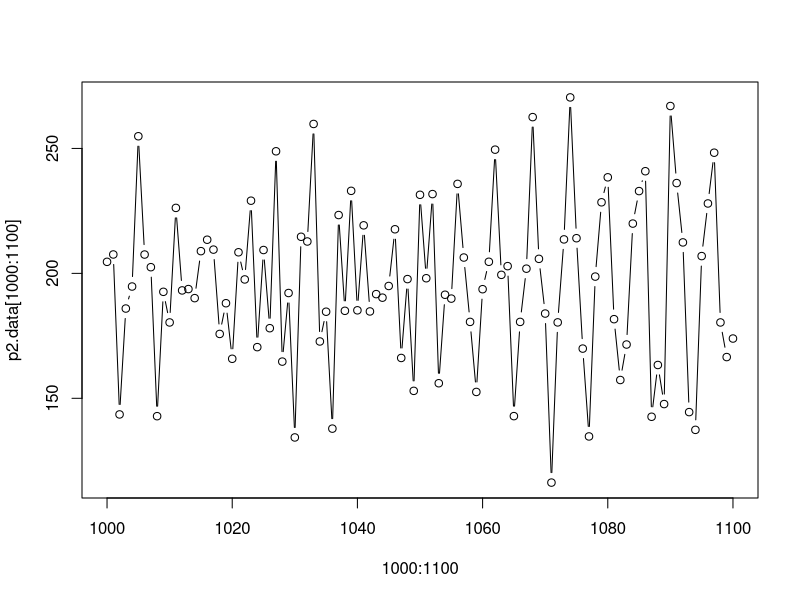
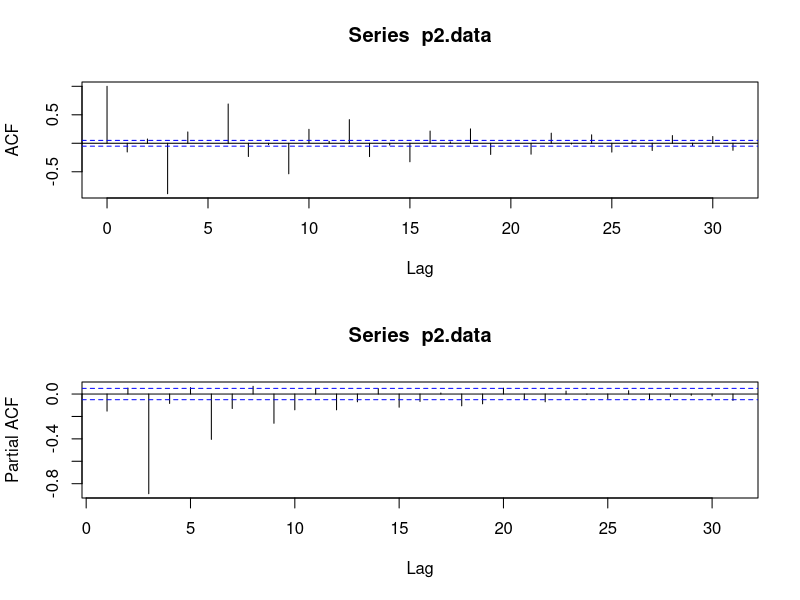
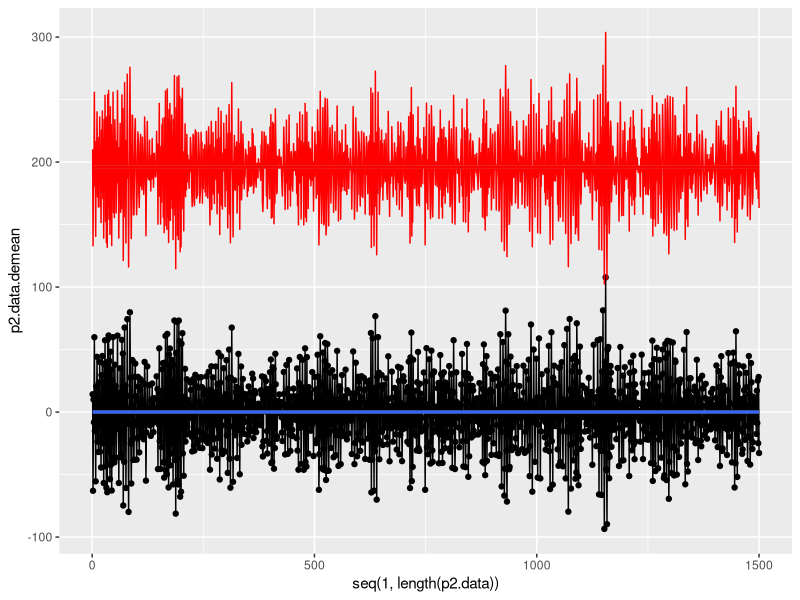
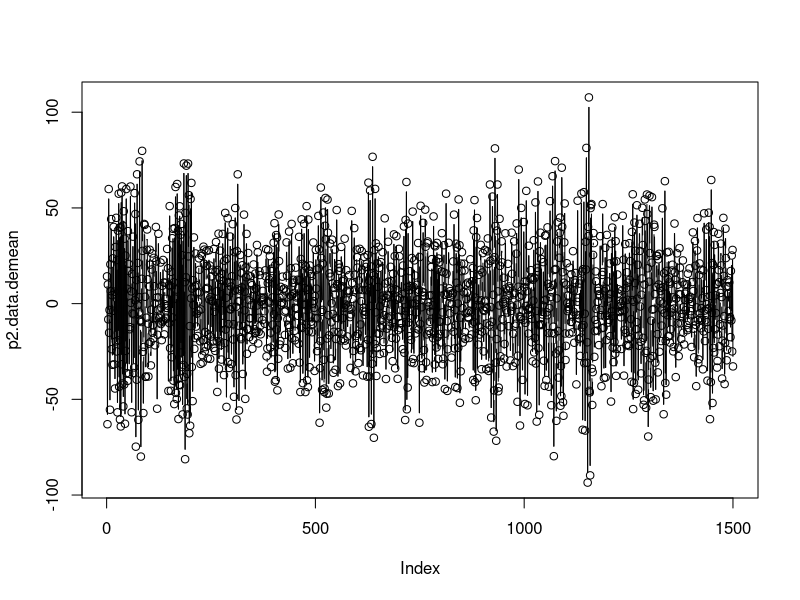
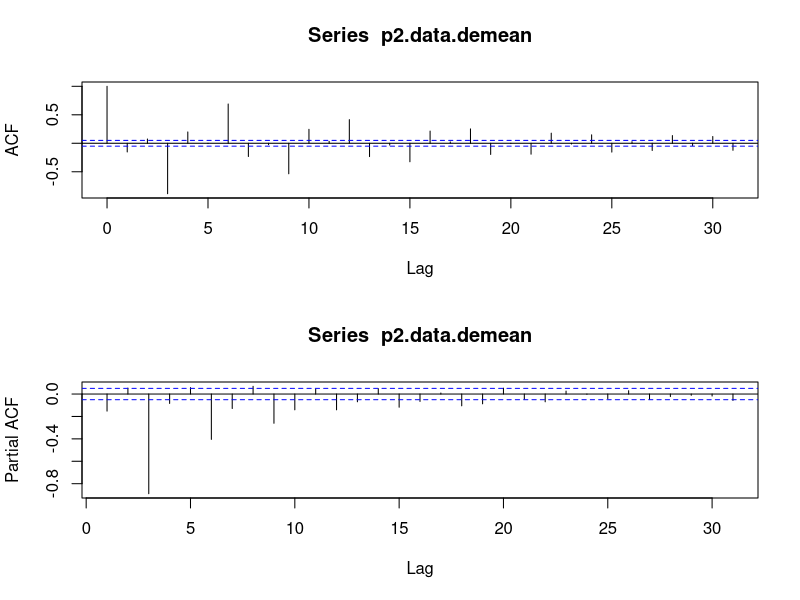

Generate these figures, in order, with R: (Note: a time limit stopped this script after it produced the figures.)
##### Supporting Code for Dataset 1 #####
setwd('~/documents/sjsu/265/time-series-project')

p2.data <- scan('proj2.txt')
p2.data.demean <- p2.data - mean(p2.data)

df <- data.frame(p2.data, p2.data.demean)

## Visuals original data
plot(1000:1100, p2.data[1000:1100], type = "b")
# Maybe two periods in the data; need at least an AR(3)
# Peak counting suggests maybe a period of 6

par(mfrow=c(2,1))
   acf(p2.data, type = c("correlation"))
   acf(p2.data, type = c("partial"))
par(mfrow=c(1,1))

# Checking whether there appears to be a trend
library(ggplot2)
ggplot(df, aes(x = seq(1,length(p2.data)), y = p2.data.demean)) + 
geom_line() + 
geom_point() + 
geom_smooth()  + 
geom_line(aes(y = p2.data), colour = 'red') +
geom_smooth(aes(y = p2.data), colour = 'red')

mean(p2.data)
# Mean is non-zero

## Visuals demeaned data
plot(p2.data.demean, type = "b")

par(mfrow=c(2,1))
   acf(p2.data.demean, type = c("correlation"))
   acf(p2.data.demean, type = c("partial"))
par(mfrow=c(1,1))


# Starting at lag 3 there is a pattern: short, negligible, large; the pattern switches sign every 3 
# Huge significant PACF value at lag 3; larger negative spikes appearing at 3,6,9. 
# But there seems to be a repeatable pattern so it may be exponential decay from the get go

##### Candidate Model Analsysis #####
library(tseries)
adf.test(p2.data)
# Result: reject null hypothesis that the data is not stationary, conclude stationary; no differencing needed

# General AIC analysis of many models up to ARMA(7,10)
ar.p <- 9
ma.q <- 10

ar.vec <- rep(0:ar.p, each = (ma.q + 1))
ma.vec <- rep(seq(0,ma.q), (ar.p + 1))


aic.vec <- vector()
sig2.vec <- vector()
loglik.vec <- vector()
arma.res.ss <- vector()
bic.vec <- vector()
for(p in 1:(ar.p + 1)) {
    for(q in 1:(ma.q + 1)) {
    	temp.arma <- arima(p2.data.demean, order = c(p-1, 0, q-1), include.mean = FALSE, method = "ML")
        aic.vec <- c(aic.vec, temp.arma$aic)
        sig2.vec <- c(sig2.vec, temp.arma$sigma2)
        loglik.vec <- c(loglik.vec, temp.arma$loglik)
        arma.res.ss <- c(arma.res.ss, sum((temp.arma$residuals)^2)/(length(p2.data) - (p + q) - (p + q + 1)))
        bic.vec <- c(bic.vec, BIC(temp.arma))
    }
}

aic.df <- data.frame(AR = ar.vec, MA = ma.vec, AIC = aic.vec, BIC = bic.vec, Sigma2 = sig2.vec, LogLik = loglik.vec, SSres = arma.res.ss)

# Ranking the models based on performance in each column
n <- (ar.p + 1)*(ma.q + 1)
testy <- aic.df
testy$Rank <- rep(0,n)
for (i in 3:7) {
	if (i == 6) {
		testy <- testy[order(testy[,i], decreasing = TRUE),]
		testy$Rank <- testy$Rank + seq(1,n)
	} else {
		testy <- testy[order(testy[,i]),]
		testy$Rank <- testy$Rank + seq(1,n)
	}
}
testy <- testy[order(testy$Rank),]

### Prep for log likelihood ratios
aic.df.clean <- aic.df[aic.df$AIC != 'NaN',]
aic.df.clean$AICchange <- round(100*(aic.df.clean$AIC - min(aic.df.clean$AIC))/min(aic.df.clean$AIC), digits = 2)
aic.df.clean$LL2 <- -2*aic.df.clean$LogLik
aic.df.clean$TotalParams <- aic.df.clean$AR + aic.df.clean$MA
aic.df.clean.sort <- aic.df.clean[order(aic.df.clean$AIC),]
rownames(aic.df.clean.sort) <- 1:nrow(aic.df.clean.sort)

# Log likelihood tests: numerator L1 needs to be a subset of L2
# Null hypothesis: the models are equivalent
# Retain: choose the model that is smaller
# Reject: choose the model that has bettre likelihood, aic, sigma2 etc.
# Reject null hypothesis if following code returns true:
L1 <- 1 
L2 <- 19
nu <- (aic.df.clean.sort$TotalParams[L2] - aic.df.clean.sort$TotalParams[L1])
ifelse( (aic.df.clean.sort$LL2[L1] - aic.df.clean.sort$LL2[L2]) > (nu + sqrt(2*nu)), 'REJECT the null hypothesis', 'Retain the null hypothesis: choose smaller model')

### END Likelihood ratio code


# Plotting residual sum of squares against order to see where curve flattens out: looks like 5 (minor decrease again at 7 but flat afterwards)
ar.res.ss <- vector(mode = 'numeric')
for(p in 1:13) {
	temp.ar <- arima(p2.data.demean, order = c(p-1,0,0), include.mean = FALSE)
	ar.res.ss[p-1] <- sum((temp.ar$residuals)^2)
}
plot(0:(length(ar.res.ss)-1), ar.res.ss)

### Candidates
# Likelihood ratio test says choose ARMA(3,3) over: ARMA(3,4), ARMA(3,5), ARMA(5,3) 
my.arma.3.5 <- arima(p2.data.demean, order = c(3,0,5), include.mean = FALSE, method = "ML")
my.arma.5.3 <- arima(p2.data.demean, order = c(5,0,3), include.mean = FALSE, method = "ML")
my.arma.3.3 <- arima(p2.data.demean, order = c(3,0,3), include.mean = FALSE, method = "ML")


# Comparing theoretical acf/pacf to sample based on estimated model parameters
par(mfcol=c(2,2))
   acf(p2.data.demean, type = c("correlation"))
   plot(0:30, ARMAacf(ar = my.arma.5.3$coef[1:5], ma = my.arma.5.3$coef[6:8], lag.max=30), type="h", xlab = "Lag", ylab = "Theoretical ACF")
   abline(h=0)
   acf(p2.data.demean, type = c("partial"))
   plot(1:30, ARMAacf(ar = my.arma.5.3$coef[1:5], ma = my.arma.5.3$coef[6:8], lag.max=30, pacf=TRUE), type="h", xlab = "Lag", ylab = "Theoretical PACF")
   abline(h=0)
par(mfrow=c(1,1)) 

# my.arma.3.5 looks to be spot on with the theoretical acf/pacf
# my.arma.3.3 also very good but the magnitude of the small ones is a little off
# my.arma.5.3 looks to be spot just as good as 3.5


##### FINAL MODELS...CHOOSE ONE!!! #####

my.arma.final <- arima(p2.data.demean, order = c(6,0,9), include.mean = FALSE)

# CHECK RESIDUALS
tsdiag(my.arma.final)
# Final 13 predictions

my.preds.final <- predict(my.arma.final, n.ahead = 13, se.fit = TRUE)

preds <- my.preds.final$pred + mean(p2.data)
se <- my.preds.final$se
lower.bound <- preds - 2*se
upper.bound <- preds + 2*se

cbind(lower.bound, preds, upper.bound)

# Plot predictions
plot(450:501, p2.data[450:501], ylim = c(-650, 650), xlim=c(450,515), type="b")
lines(502:514, preds, type="b", col="red")
lines(502:514, upper.bound, type="l", col="blue")
lines(502:514, lower.bound, type="l", col="blue")
